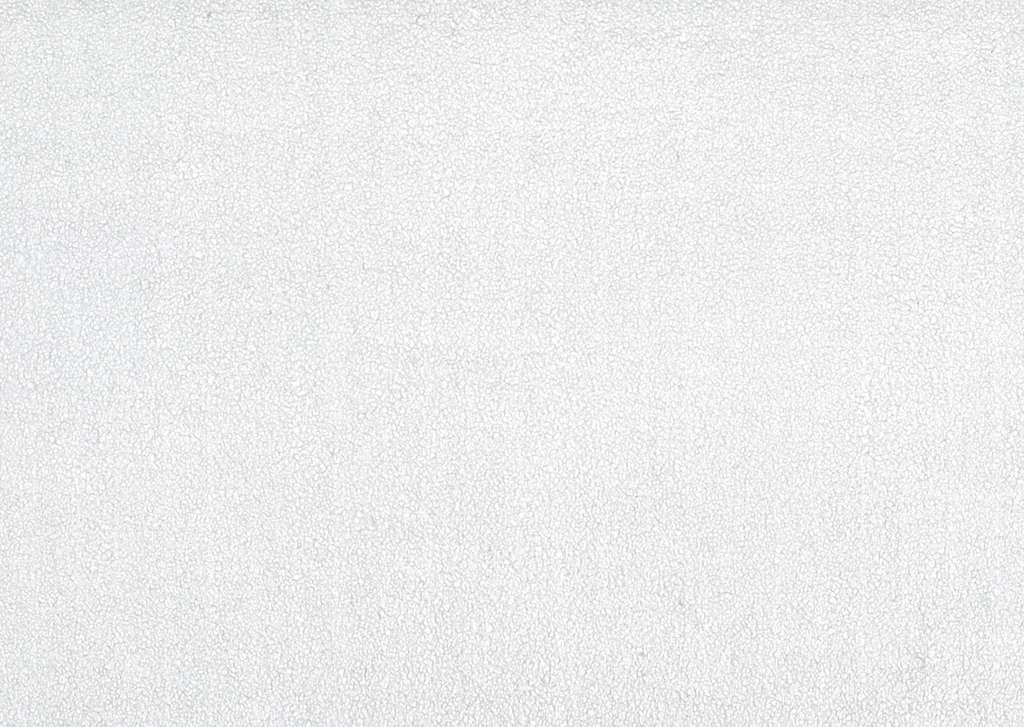
#> input picture ai-edu-master/B-教学案例与实践/B13-AI对联生成案例/src/imgs/background.jpg, 1024 x 727 px, given in place of download.jpg, which was not available
$ python synthesis.py   (older library calls are emulated)
#> lines starting #> are read from the running program, lines starting #| are printed output that depends on the picture; pictures that were not available may be replaced by others from this repository, and a replacement may not be noted
# Copyright (c) Microsoft. All rights reserved.
# Licensed under the MIT license. See LICENSE file in the project root for full license information.

# coding=utf-8
from PIL import Image, ImageDraw, ImageFont, ImageFile
import matplotlib.pyplot as plt
import numpy as np
import PIL

# [8 lines of commented-out code are left out]

ImageFile.LOAD_TRUNCATED_IMAGES = True

def gen_cir_mask(w, h):
    m_x, m_y = np.meshgrid(np.arange(w), np.arange(h))
    c_x = (w-1) / 2.0
    c_y = (h-1) / 2.0
    soft_mask = (m_x - c_x) ** 2 / (c_x ** 2) + (m_y - c_y) ** 2 / (c_y ** 2)
    Z = np.where(soft_mask<0.95, np.ones_like(soft_mask), np.zeros_like(soft_mask))
    Z_2 = np.where(abs(soft_mask-0.975)<0.025, np.ones_like(soft_mask), np.zeros_like(soft_mask))
    #Z_2 = np.where((1-soft_mask)<0.05, np.ones_like(soft_mask), np.zeros_like(soft_mask))
    return Z, Z_2
def generate_final_image(user_image_path="imgs/download.jpg", background_image_path="./bg.jpg", poeitcs=["Sample Text 1", "Sample Text 1"]):

#> called with user_image_path = 'imgs/download.jpg', background_image_path = './bg.jpg'
    im = Image.open(user_image_path)
#> im is the input picture: PIL image 1024x727 RGB; mean R, G, B 236.7, 236.9, 236.9
    h, w = im.size
#> h = 1024; w = 727
    ratio = min(800./h, 600./w)
#> ratio = 0.781
    im = im.resize((int(h * ratio), int(w * ratio)), Image.ANTIALIAS)
#> im: PIL image 800x567 RGB
    image = np.asarray(im)
    h, w, c= np.shape(image)
#> h = 567; w = 800; c = 3
    #print(h,w,c,width, height)

    bg_img_2 =  Image.open(background_image_path) # background image
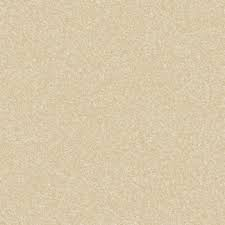
#> input picture ai-edu-master/B-教学案例与实践/B13-AI对联生成案例/src/imgs/bg.jpg, 225 x 225 px, found by its file name
#> bg_img_2 is the input picture: PIL image 225x225 RGB; mean R, G, B 217.3, 201, 171.1
    bg_img_2_resized = bg_img_2.resize((800,600), Image.ANTIALIAS)
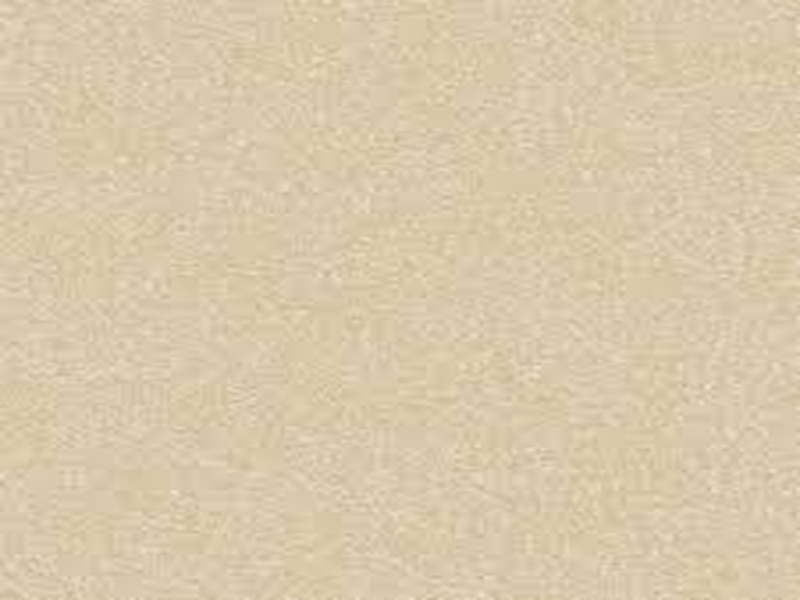
#> bg_img_2_resized: PIL image 800x600 RGB; mean R, G, B 217.3, 201, 171.1
    bg_crop= np.asarray(np.asarray(bg_img_2_resized))[0:h, 0:w,:]
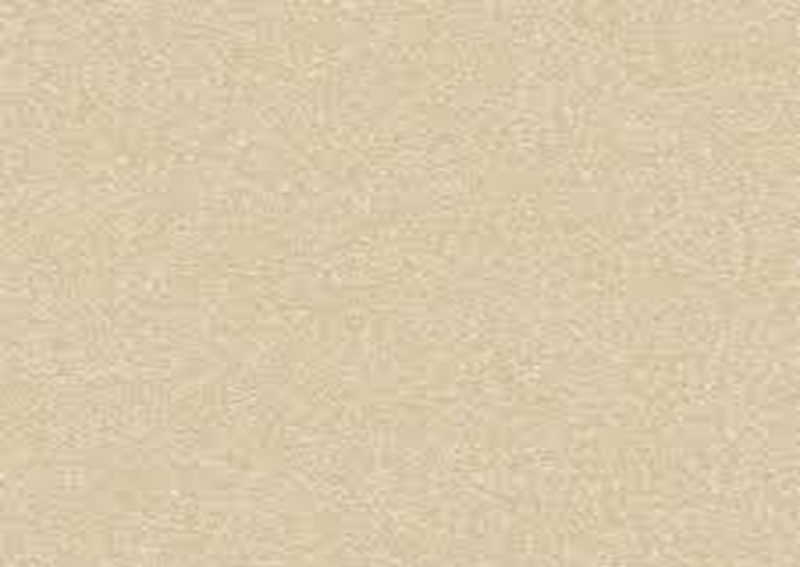
#> bg_crop: shape (567, 800, 3); mean R, G, B 217.3, 201, 171.1

    mask,mask_2 = gen_cir_mask(w, h)
    mask =  np.transpose(np.repeat(np.expand_dims(mask,0), 3, axis=0), (1,2,0))
    mask_2 =  np.transpose(np.repeat(np.expand_dims(mask_2,0), 3, axis=0), (1,2,0))

    #word_font = ImageFont.truetype("arial.ttf", 40)
    word_font = ImageFont.truetype(u"/home/administor/code/Poetic-Image/imgs/handwriting.ttf", size=35)

    # generate mask
    image = np.asarray(im)
    image_2 = np.where(mask==1, image,bg_crop)
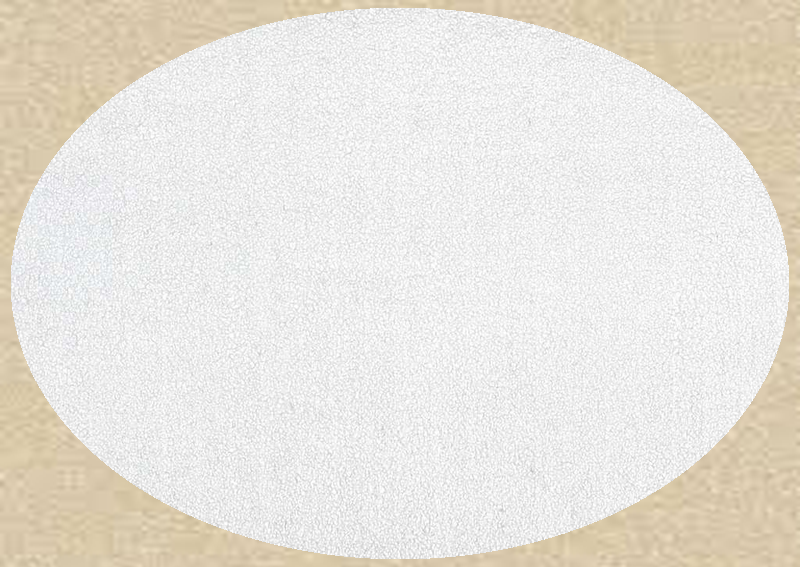
#> image_2: shape (567, 800, 3); mean R, G, B 232.2, 228.1, 220.6
    image_2 = np.where(mask_2==1, 0, image_2)
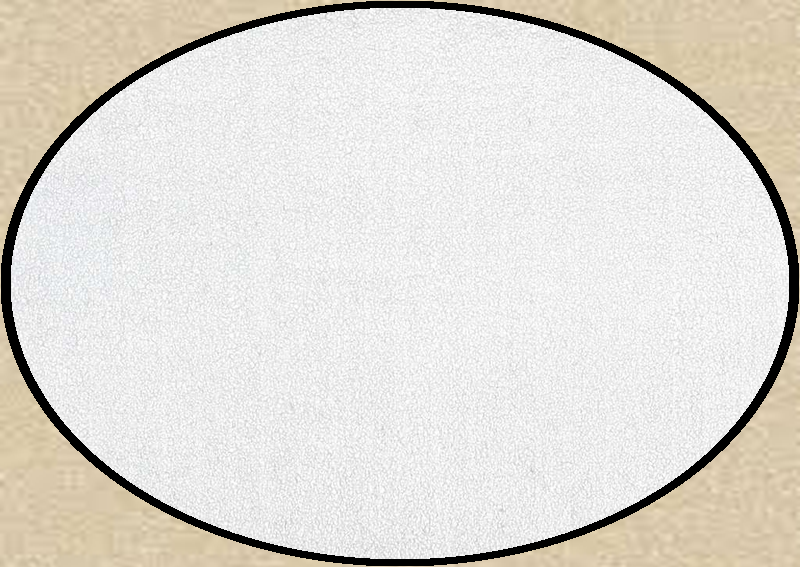
#> image_2: shape (567, 800, 3); mean R, G, B 223.8, 220.2, 213.9

    im_2 = Image.fromarray(np.uint8(image_2))
    im_resized = im_2.resize((500,300), Image.ANTIALIAS)
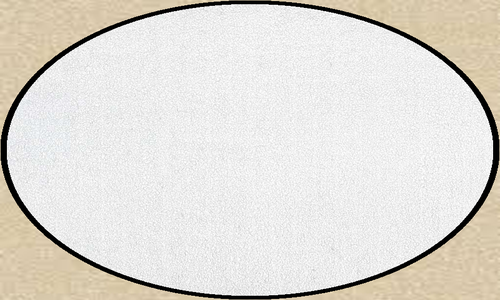
#> im_resized: PIL image 500x300 RGB; mean R, G, B 223.9, 220.4, 214.1
    pic_height, pic_width,_ = np.shape(im_resized)
#> pic_height = 300; pic_width = 500
    bg_height, bg_width,_ = np.shape(bg_img_2_resized)
#> bg_height = 600; bg_width = 800
    top_left_h = int(bg_height*0.7/2-pic_height/2)
#> top_left_h = 60
    top_left_w = int(bg_width/2 - pic_width/2)
#> top_left_w = 150
    bg_img_2_resized.paste(im_resized, (top_left_w,top_left_h))
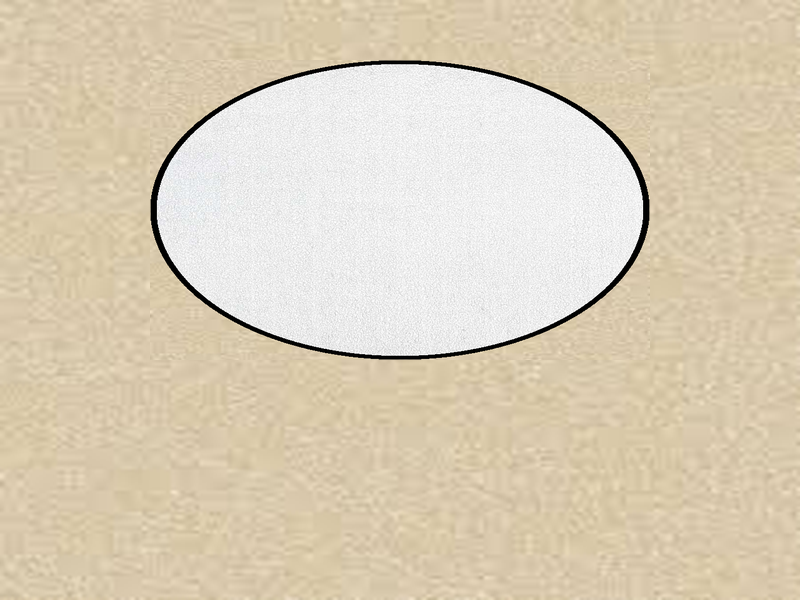
#> bg_img_2_resized: PIL image 800x600 RGB; mean R, G, B 219.4, 207.1, 184.7

    draw_whole = ImageDraw.Draw(bg_img_2_resized)
    draw_whole.text((300, 400), poeitcs[0], (0,0,0), font=word_font)
    draw_whole.text((300, 500), poeitcs[1], (0,0,0),font=word_font)
    #plt.imshow(bg_img_2_resized)

    #bg_img_2_resized.save(output_path, 'jpeg')
    return bg_img_2_resized

if __name__ == "__main__":
    final_output_image = generate_final_image()
